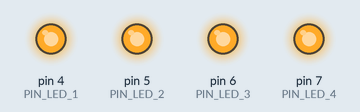
This sketch was run on a simulated Arduino Uno, built with avr-gcc and run on an emulated ATmega328P. Parts: output pins drawn as LEDs (lit = HIGH).

Above: at 0.5 s.
At 3.5 s:
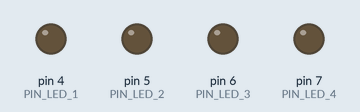
Timing chart, 0 to 4.6 s (numbered marks = the images above):
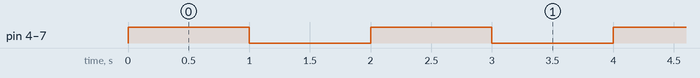

The sketch:

Ejercicio01-Enrique.ino
```cpp
//Ejercicio01 - Enrique
#define PIN_LED_1 4
#define PIN_LED_2 5 //PWM
#define PIN_LED_3 6 //PWM
#define PIN_LED_4 7

void setup() {
  // put your setup code here, to run once:
  pinMode(PIN_LED_1, OUTPUT);
  pinMode(PIN_LED_2, OUTPUT);
  pinMode(PIN_LED_3, OUTPUT);
  pinMode(PIN_LED_4, OUTPUT);
}

void loop() {
  // put your main code here, to run repeatedly:
  for (int i = PIN_LED_1; i <= PIN_LED_4; i++) {
    digitalWrite(i, HIGH);
  }
  delay(1000);
  for (int i = PIN_LED_1; i <= PIN_LED_4; i++) {
    digitalWrite(i, LOW);
  }
  delay(1000);
}
```

Measured:
- by itself, pin 4 (PIN_LED_1), pin 5 (PIN_LED_2), pin 6 (PIN_LED_3), pin 7 (PIN_LED_4): alternates HIGH for 1.0 s and LOW for 1.0 s
